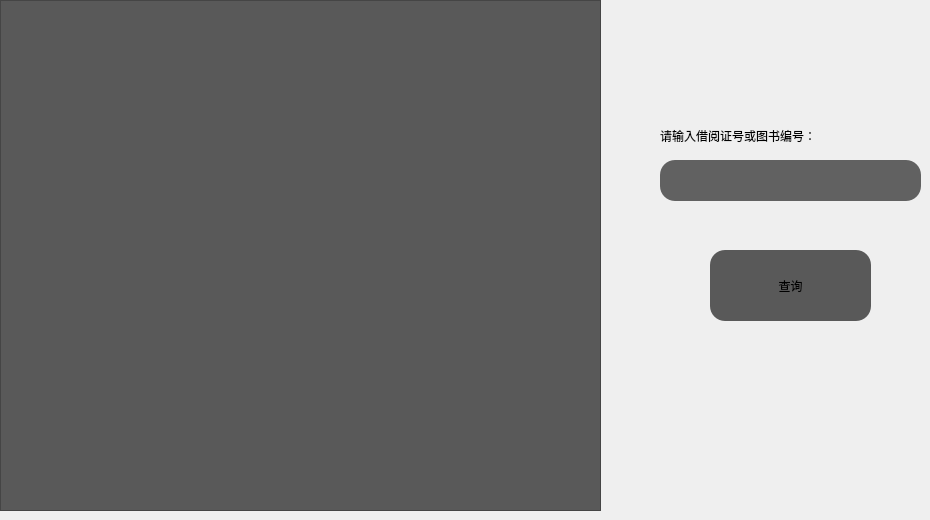
      <widget class="QWidget" name="tab_5">
       <property name="layoutDirection">
        <enum>Qt::LeftToRight</enum>
       </property>
       <property name="styleSheet">
        <string notr="true"/>
       </property>
       <attribute name="title">
        <string>查询</string>
       </attribute>
       <widget class="QLabel" name="label_27">
        <property name="geometry">
         <rect>
          <x>660</x>
          <y>120</y>
          <width>231</width>
          <height>31</height>
         </rect>
        </property>
        <property name="styleSheet">
         <string notr="true">font: 10pt &quot;苹方-简&quot;;</string>
        </property>
        <property name="text">
         <string>请输入借阅证号或图书编号：</string>
        </property>
       </widget>
       <widget class="QLineEdit" name="lineEdit_20">
        <property name="geometry">
         <rect>
          <x>660</x>
          <y>160</y>
          <width>261</width>
          <height>41</height>
         </rect>
        </property>
        <property name="styleSheet">
         <string notr="true">background-color: rgb(97, 97, 97);
border-top-left-radius:15px;
border-top-right-radius:15px;
border-bottom-right-radius:15px;
border-bottom-left-radius:15px;</string>
        </property>
       </widget>
       <widget class="QPushButton" name="pushButton_13">
        <property name="geometry">
         <rect>
          <x>710</x>
          <y>250</y>
          <width>161</width>
          <height>71</height>
         </rect>
        </property>
        <property name="layoutDirection">
         <enum>Qt::LeftToRight</enum>
        </property>
        <property name="styleSheet">
         <string notr="true">QPushButton{
    border-top-left-radius:15px;
    background-color: rgb(89, 89, 89);
    border-top-right-radius:15px;
    border-bottom-right-radius:15px;
    border-bottom-left-radius:15px;
    }
QPushButton:hover{
    
	background-color: rgb(104, 104, 104);
    }</string>
        </property>
        <property name="text">
         <string>查询</string>
        </property>
       </widget>
       <widget class="QTableWidget" name="tableWidget_2">
        <property name="geometry">
         <rect>
          <x>0</x>
          <y>0</y>
          <width>601</width>
          <height>511</height>
         </rect>
        </property>
        <property name="styleSheet">
         <string notr="true">background-color: rgb(89, 89, 89);
font: 10pt &quot;苹方-简&quot;;</string>
        </property>
       </widget>
      </widget>
